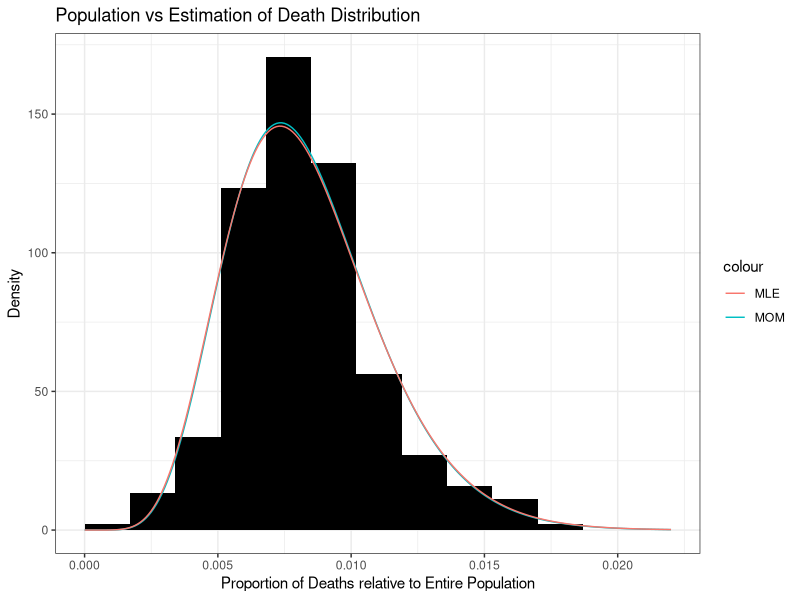
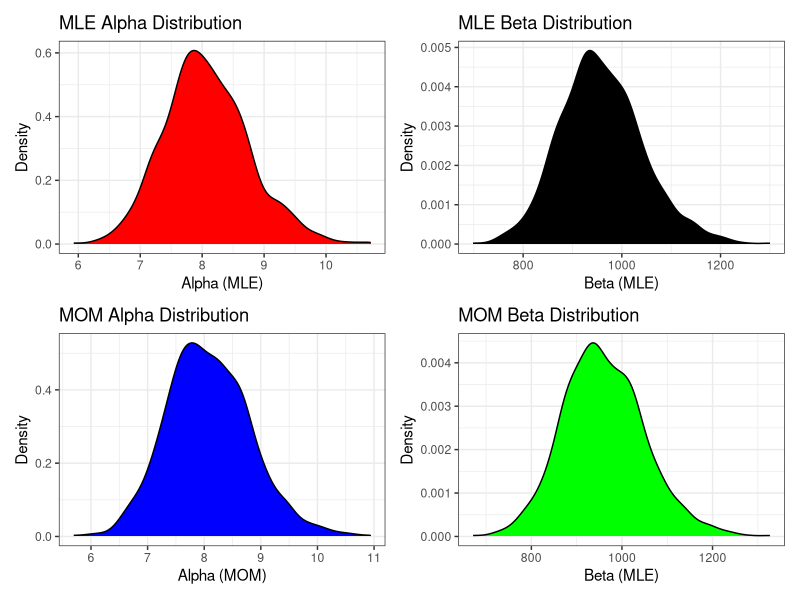

Write R code to recreate these figures, in order.
library(tidyverse)
library(stringr)
library(nleqslv)
library(patchwork)
data1 = read_csv("wb_API/Metadata3.csv") |>
  select(c("Country Name", "Country Code", "Indicator Name", "Indicator Code", "2022")) |>
  mutate(`2022` = `2022`/1000)  |>
  filter(!is.na(`2022`))
##################
#Method of Moments
##################
mom.beta = function(data, par)
{
  alpha = par[1]
  beta = par[2]
  mom.mean = mean(data)
  mom.mean.squared = mean(data^2)
  eq1 = alpha/(alpha + beta)
  eq2 = ((alpha + 1)*alpha)/((alpha + beta + 1)*(alpha + beta))
  
  return(c(eq1 - mom.mean, eq2 - mom.mean.squared))
}

(measure.of.moments = nleqslv(x = c(1,1),
                             fn = mom.beta,
                             data = data1$`2022`))
(mom.alpha = measure.of.moments$x[1])
(mom.beta.val = measure.of.moments$x[2])
#####################
#Method of Likelihood
#####################
llmle.beta = function(data, par, neg)
{
  alpha = par[1]
  beta = par[2]
  ll <- sum(log(dbeta(x=data, shape1=alpha, shape2=beta)), na.rm = TRUE) #Why are we doing the sum?
  #Ask prof. and look at notes in recall section
  return(ifelse(neg, -ll, ll))
}
mle.val <- optim(fn = llmle.beta,
              par = c(1,1),
              data = data1$`2022`,
              neg=T)
mle.alpha = mle.val$par[1]
mle.beta = mle.val$par[2]
#################################
#Plotting distributions
#################################
#Histogram of data
#MOM and MLE Distribution
mom.seq = tibble(x = seq(0,.022,.0001)) |>
  mutate(mom.dat = dbeta(x, shape1 = mom.alpha, shape2 = mom.beta.val)) |>
  mutate(mle.dat = dbeta(x, shape1 = mle.alpha, shape2 = mle.beta))
mom.plot = ggplot() +
  geom_histogram(aes(x = data1$`2022`, y = after_stat(density)), 
                 breaks = seq(0,.022, .0017), fill = "black") + 
  geom_line(data = mom.seq, aes(x = x, y = mom.dat, color = "MOM")) +
  geom_line(data = mom.seq, aes(x = x, y = mle.dat, color = "MLE")) +
  xlab("Proportion of Deaths relative to Entire Population") + 
  ylab("Density") +
  ggtitle("Population vs Estimation of Death Distribution") + 
  theme_bw()
mom.plot

#################################
#Estimating beta and alpha values
#################################
mle.beta.list = numeric(0)
mle.alpha.list = numeric(0)
mom.beta.list = numeric(0)
mom.alpha.list = numeric(0)
#Need to change to 1000
for(i in 1:1000)
{
  set.seed(7272 + i)
  dat = rbeta(266, shape1 = 8, shape2 = 950)
  #Appends alpha mle
  mle.alpha.list = append(mle.alpha.list, optim(fn = llmle.beta,
                    par = c(1,1),
                    data = dat,
                    neg=T)$par[1])
  #Appends beta mle
  mle.beta.list = append(mle.beta.list, optim(fn = llmle.beta,
                               par = c(1,1),
                               data = dat,
                               neg=T)$par[2])
  #Appends alpha mom
  mom.alpha.list = append(mom.alpha.list, nleqslv(fn = mom.beta, 
                                 x = c(1,1),
                                 data = dat)$x[1])
  #Appends beta mom
  mom.beta.list = append(mom.beta.list, nleqslv(fn = mom.beta, 
                                x = c(1,1),
                                data = dat)$x[2])
}
##################
#Creating Plots
#################
#Plots mle alpha
mle.alpha.plot = ggplot() +
  geom_density(aes(x = mle.alpha.list), fill = "red") + 
  xlab("Alpha (MLE)") + 
  ylab("Density") + 
  ggtitle("MLE Alpha Distribution") + 
  theme_bw()
#Plots mle beta
mle.beta.plot = ggplot() +
  geom_density(aes(x = mle.beta.list), fill = "black") + 
  xlab("Beta (MLE)") + 
  ylab("Density") +
  ggtitle("MLE Beta Distribution") +
  theme_bw()
#Plots mom alpha
mom.alpha.plot = ggplot() +
  geom_density(aes(x = mom.alpha.list),fill = "blue") + 
  xlab("Alpha (MOM)") + 
  ylab("Density") +
  ggtitle("MOM Alpha Distribution") +
  theme_bw()
#Plots mom beta
mom.beta.plot = ggplot() +
  geom_density(aes(x = mom.beta.list), fill = "green") + 
  xlab("Beta (MLE)") + 
  ylab("Density") +
  ggtitle("MOM Beta Distribution") +
  theme_bw()
(mle.alpha.plot + mle.beta.plot) /
(mom.alpha.plot + mom.beta.plot)

#######################
#Calculating indicators
#######################
#Could make below more efficient by combing vectors and using group by
#Review
indicator.table = tibble() |>
  summarize(element = "Alpha (MLE)", 
          bias = mean(mle.alpha.list) - 8, 
          precision = 1/var(mle.alpha.list), 
          mse = var(mle.alpha.list) + bias^2) %>%
  bind_rows(summarize(.,element = "Beta (MLE)", 
                   bias = mean(mle.beta.list) - 950, 
                   precision = 1/var(mle.beta.list), 
                   mse = var(mle.beta.list) + bias^2))  %>%
  bind_rows(summarize(., element = "Alpha (MOM)",
                   bias = mean(mom.alpha.list) - 8,
                   precision = 1/var(mom.alpha.list),
                   mse = var(mom.alpha.list) + bias^2)) %>%
  bind_rows(summarize(., element = "Beta (MLE)",
                   bias = mean(mom.beta.list) - 950,
                   precision = 1/var(mom.beta.list),
                   mse = var(mom.beta.list) + bias^2))

indicator.table
